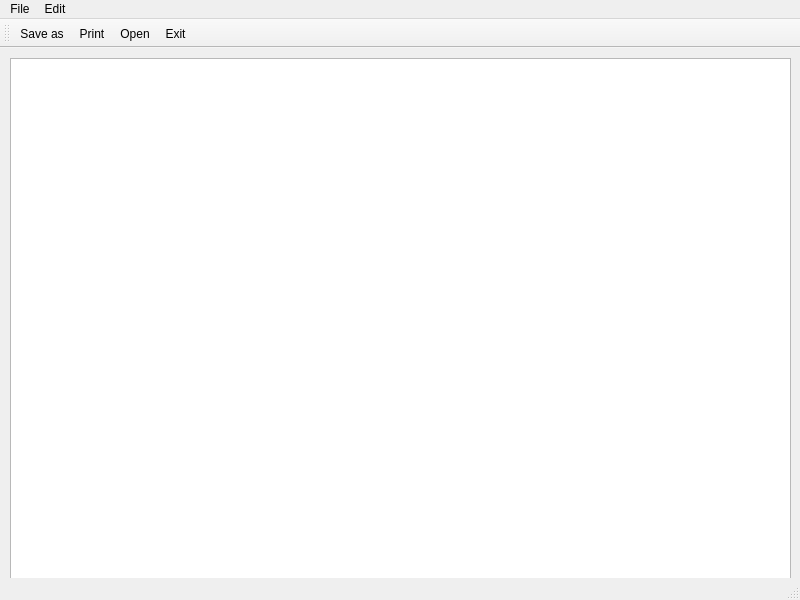
<?xml version="1.0" encoding="UTF-8"?>
<ui version="4.0">
 <class>MainWindow</class>
 <widget class="QMainWindow" name="MainWindow">
  <property name="geometry">
   <rect>
    <x>0</x>
    <y>0</y>
    <width>800</width>
    <height>600</height>
   </rect>
  </property>
  <property name="windowTitle">
   <string>MainWindow</string>
  </property>
  <widget class="QWidget" name="centralwidget">
   <widget class="QWidget" name="verticalLayoutWidget">
    <property name="geometry">
     <rect>
      <x>10</x>
      <y>10</y>
      <width>781</width>
      <height>521</height>
     </rect>
    </property>
    <layout class="QVBoxLayout" name="verticalLayout">
     <item>
      <widget class="QTextEdit" name="textEdit"/>
     </item>
    </layout>
   </widget>
  </widget>
  <widget class="QMenuBar" name="menubar">
   <property name="geometry">
    <rect>
     <x>0</x>
     <y>0</y>
     <width>800</width>
     <height>22</height>
    </rect>
   </property>
   <widget class="QMenu" name="menuFile">
    <property name="title">
     <string>File</string>
    </property>
    <addaction name="actionOpen"/>
    <addaction name="actionNew"/>
    <addaction name="actionSave_as"/>
    <addaction name="actionPrint"/>
    <addaction name="actionExit"/>
   </widget>
   <widget class="QMenu" name="menuEdit">
    <property name="title">
     <string>Edit</string>
    </property>
    <addaction name="actionCopy"/>
    <addaction name="actionPaste"/>
    <addaction name="actionCut"/>
    <addaction name="actionUndo"/>
    <addaction name="actionRedo"/>
   </widget>
   <addaction name="menuFile"/>
   <addaction name="menuEdit"/>
  </widget>
  <widget class="QStatusBar" name="statusbar"/>
  <widget class="QToolBar" name="toolBar">
   <property name="windowTitle">
    <string>toolBar</string>
   </property>
   <attribute name="toolBarArea">
    <enum>TopToolBarArea</enum>
   </attribute>
   <attribute name="toolBarBreak">
    <bool>false</bool>
   </attribute>
   <addaction name="actionSave_as"/>
   <addaction name="actionPrint"/>
   <addaction name="actionOpen"/>
   <addaction name="actionExit"/>
  </widget>
  <action name="actionNew">
   <property name="text">
    <string>New</string>
   </property>
  </action>
  <action name="actionSave_as">
   <property name="text">
    <string>Save as</string>
   </property>
  </action>
  <action name="actionPrint">
   <property name="text">
    <string>Print</string>
   </property>
  </action>
  <action name="actionExit">
   <property name="text">
    <string>Exit</string>
   </property>
  </action>
  <action name="actionCopy">
   <property name="text">
    <string>Copy</string>
   </property>
  </action>
  <action name="actionPaste">
   <property name="text">
    <string>Paste</string>
   </property>
  </action>
  <action name="actionCut">
   <property name="text">
    <string>Cut</string>
   </property>
  </action>
  <action name="actionUndo">
   <property name="text">
    <string>Undo</string>
   </property>
  </action>
  <action name="actionRedo">
   <property name="text">
    <string>Redo</string>
   </property>
  </action>
  <action name="actionOpen">
   <property name="text">
    <string>Open</string>
   </property>
  </action>
 </widget>
 <resources/>
 <connections/>
</ui>
